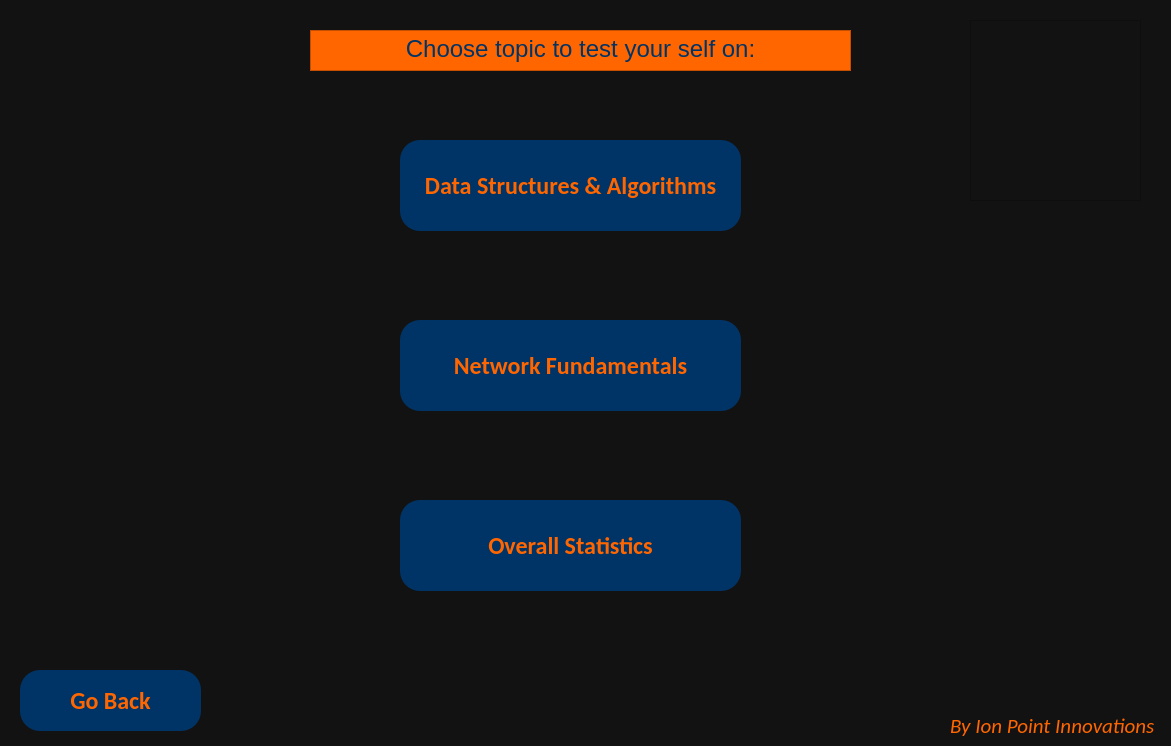
<?xml version="1.0" encoding="UTF-8"?>
<ui version="4.0">
 <class>Dialog</class>
 <widget class="QDialog" name="Dialog">
  <property name="geometry">
   <rect>
    <x>0</x>
    <y>0</y>
    <width>1171</width>
    <height>746</height>
   </rect>
  </property>
  <property name="windowTitle">
   <string>Dialog</string>
  </property>
  <property name="styleSheet">
   <string notr="true">background-color: rgb(18, 18, 18);</string>
  </property>
  <widget class="QLabel" name="lbl_logo">
   <property name="geometry">
    <rect>
     <x>970</x>
     <y>20</y>
     <width>171</width>
     <height>181</height>
    </rect>
   </property>
   <property name="maximumSize">
    <size>
     <width>441</width>
     <height>431</height>
    </size>
   </property>
   <property name="styleSheet">
    <string notr="true">border-image: url(:/newPrefix/Picture3.png);
</string>
   </property>
   <property name="frameShape">
    <enum>QFrame::StyledPanel</enum>
   </property>
   <property name="text">
    <string/>
   </property>
  </widget>
  <widget class="QPushButton" name="btnAlgo">
   <property name="geometry">
    <rect>
     <x>400</x>
     <y>140</y>
     <width>341</width>
     <height>91</height>
    </rect>
   </property>
   <property name="font">
    <font>
     <family>Calibri</family>
     <pointsize>18</pointsize>
     <weight>75</weight>
     <bold>true</bold>
    </font>
   </property>
   <property name="styleSheet">
    <string notr="true">background-color: rgb(0, 51, 102);
border-top-left-radius :20px;
border-top-right-radius : 20px; 
border-bottom-left-radius : 20px; 
border-bottom-right-radius : 20px;
color:#FF6600;</string>
   </property>
   <property name="text">
    <string>Data Structures &amp;&amp; Algorithms</string>
   </property>
  </widget>
  <widget class="QLabel" name="lbl_manu">
   <property name="geometry">
    <rect>
     <x>950</x>
     <y>710</y>
     <width>221</width>
     <height>31</height>
    </rect>
   </property>
   <property name="font">
    <font>
     <family>Calibri</family>
     <pointsize>16</pointsize>
     <italic>true</italic>
    </font>
   </property>
   <property name="styleSheet">
    <string notr="true">color: rgb(255, 102, 0);
</string>
   </property>
   <property name="text">
    <string>By Ion Point Innovations</string>
   </property>
  </widget>
  <widget class="QTextBrowser" name="txtTitle">
   <property name="geometry">
    <rect>
     <x>310</x>
     <y>30</y>
     <width>541</width>
     <height>41</height>
    </rect>
   </property>
   <property name="font">
    <font>
     <pointsize>18</pointsize>
    </font>
   </property>
   <property name="styleSheet">
    <string notr="true">background-color: rgb(255, 102, 0);
color: rgb(0, 51, 102);
</string>
   </property>
   <property name="html">
    <string>&lt;!DOCTYPE HTML PUBLIC &quot;-//W3C//DTD HTML 4.0//EN&quot; &quot;http://www.w3.org/TR/REC-html40/strict.dtd&quot;&gt;
&lt;html&gt;&lt;head&gt;&lt;meta name=&quot;qrichtext&quot; content=&quot;1&quot; /&gt;&lt;style type=&quot;text/css&quot;&gt;
p, li { white-space: pre-wrap; }
&lt;/style&gt;&lt;/head&gt;&lt;body style=&quot; font-family:'MS Shell Dlg 2'; font-size:18pt; font-weight:400; font-style:normal;&quot;&gt;
&lt;p align=&quot;center&quot; style=&quot; margin-top:0px; margin-bottom:0px; margin-left:0px; margin-right:0px; -qt-block-indent:0; text-indent:0px;&quot;&gt;Choose topic to test your self on:&lt;/p&gt;&lt;/body&gt;&lt;/html&gt;</string>
   </property>
  </widget>
  <widget class="QPushButton" name="btnNetF">
   <property name="geometry">
    <rect>
     <x>400</x>
     <y>320</y>
     <width>341</width>
     <height>91</height>
    </rect>
   </property>
   <property name="font">
    <font>
     <family>Calibri</family>
     <pointsize>18</pointsize>
     <weight>75</weight>
     <bold>true</bold>
    </font>
   </property>
   <property name="styleSheet">
    <string notr="true">background-color: rgb(0, 51, 102);
border-top-left-radius :20px;
border-top-right-radius : 20px; 
border-bottom-left-radius : 20px; 
border-bottom-right-radius : 20px;
color:#FF6600;</string>
   </property>
   <property name="text">
    <string>Network Fundamentals</string>
   </property>
  </widget>
  <widget class="QPushButton" name="btnStats">
   <property name="geometry">
    <rect>
     <x>400</x>
     <y>500</y>
     <width>341</width>
     <height>91</height>
    </rect>
   </property>
   <property name="font">
    <font>
     <family>Calibri</family>
     <pointsize>18</pointsize>
     <weight>75</weight>
     <bold>true</bold>
    </font>
   </property>
   <property name="styleSheet">
    <string notr="true">background-color: rgb(0, 51, 102);
border-top-left-radius :20px;
border-top-right-radius : 20px; 
border-bottom-left-radius : 20px; 
border-bottom-right-radius : 20px;
color:#FF6600;</string>
   </property>
   <property name="text">
    <string>Overall Statistics</string>
   </property>
  </widget>
  <widget class="QPushButton" name="btnRtn">
   <property name="geometry">
    <rect>
     <x>20</x>
     <y>670</y>
     <width>181</width>
     <height>61</height>
    </rect>
   </property>
   <property name="font">
    <font>
     <family>Calibri</family>
     <pointsize>18</pointsize>
     <weight>75</weight>
     <bold>true</bold>
    </font>
   </property>
   <property name="styleSheet">
    <string notr="true">background-color: rgb(0, 51, 102);
border-top-left-radius :20px;
border-top-right-radius : 20px; 
border-bottom-left-radius : 20px; 
border-bottom-right-radius : 20px;
color:#FF6600;</string>
   </property>
   <property name="text">
    <string>Go Back</string>
   </property>
  </widget>
 </widget>
 <resources>
  <include location="D:/Pictures/Camera Roll/zcz.qrc"/>
 </resources>
 <connections/>
</ui>
